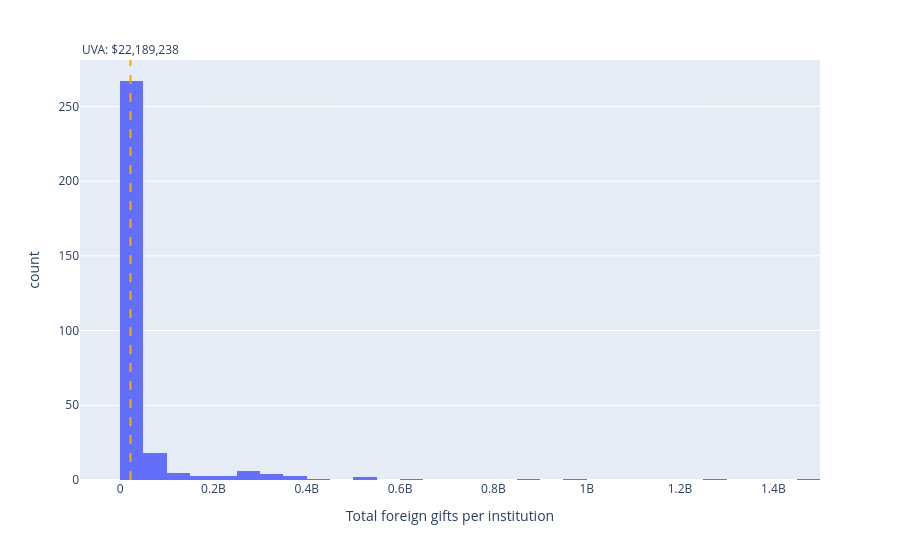

Here is the notebook cell this chart was saved with:
### Code cell
import plotly.express as px

others = non_uva_df.groupby('institution_name')['foreign_gift_amount'].sum()
uva_total = uva_df['foreign_gift_amount'].sum()

fig3 = px.histogram(others, x='foreign_gift_amount', nbins=50,
                    labels={'foreign_gift_amount': 'Total foreign gifts per institution'})
fig3.add_vline(x=uva_total, line_dash='dash', line_color='orange',
               annotation_text=f'UVA: ${uva_total:,.0f}', annotation_position='top')
fig3.update_layout(showlegend=False)

### Figure 1 — Plotly figure (JSON) as saved in the notebook; plotly's stock layout.template omitted (floating-point values rounded to 4 significant figures; data arrays with more than 128 entries replaced by an {"elided": "..."} marker saying what was removed)
{"data": [{"bingroup": "x", "hovertemplate": "Total foreign gifts per institution=%{x}<br>count=%{y}<extra></extra>", "legendgroup": "", "marker": {"color": "#636efa", "pattern": {"shape": ""}}, "name": "", "nbinsx": 50, "orientation": "v", "showlegend": false, "type": "histogram", "x": {"elided": "317 int values"}, "xaxis": "x", "yaxis": "y"}], "layout": {"annotations": [{"showarrow": false, "text": "UVA: $22,189,238", "x": 22189238, "xanchor": "center", "xref": "x", "y": 1, "yanchor": "bottom", "yref": "y domain"}], "barmode": "relative", "legend": {"tracegroupgap": 0}, "margin": {"t": 60}, "shapes": [{"line": {"color": "orange", "dash": "dash"}, "type": "line", "x0": 22189238, "x1": 22189238, "xref": "x", "y0": 0, "y1": 1, "yref": "y domain"}], "showlegend": false, "xaxis": {"anchor": "y", "domain": [0, 1], "title": {"text": "Total foreign gifts per institution"}}, "yaxis": {"anchor": "x", "domain": [0, 1], "title": {"text": "count"}}}}
